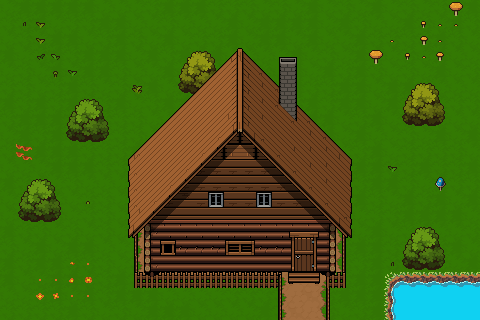

The image is a tile-based game level rendered from a .tmx file. Its description and source (layers, tilesets, objects; grid data summarised) follow:
An orthogonal 30x20 tile map with 16x16 px tiles, 14 tile layers (base-layer, base-layer-1, base-trees-layer, base-trees-layer-1, ...), 7 tilesets and 14 objects (houseleft).

<map version="1.10" tiledversion="1.11.0" orientation="orthogonal" renderorder="right-down" width="30" height="20" tilewidth="16" tileheight="16" infinite="0" nextlayerid="17" nextobjectid="17">
 <tileset firstgid="1" source="../Tilesets/tileset_buildings_roofs.tsx" />
 <tileset firstgid="626" source="../Tilesets/tileset_buildings_walls.tsx" />
 <tileset firstgid="2726" source="../Tilesets/tileset_buildings_props.tsx" />
 <tileset firstgid="3351" source="../Tilesets/tileset_buildings_shadows.tsx" />
 <tileset firstgid="3976" source="../Tilesets/tileset_floors.tsx" />
 <tileset firstgid="4626" source="../Tilesets/tileset_vegetation.tsx" />
 <tileset firstgid="5301" source="../Tilesets/full.tsx" />
 <layer id="8" name="base-layer" width="30" height="20">
  <data>[600 cells, 600 non-empty, 7 distinct tile ids]</data>
 </layer>
 <layer id="10" name="base-layer-1" width="30" height="20">
  <data>[600 cells, 62 non-empty, 28 distinct tile ids]</data>
 </layer>
 <layer id="12" name="base-trees-layer" width="30" height="20">
  <data>[600 cells, 17 non-empty, 8 distinct tile ids]</data>
 </layer>
 <layer id="13" name="base-trees-layer-1" width="30" height="20">
  <properties>
   <property name="drawAfterCharacter" type="bool" value="true" />
  </properties>
  <data>[600 cells, 30 non-empty, 12 distinct tile ids]</data>
 </layer>
 <layer id="11" name="house-fence" width="30" height="20">
  <data>[600 cells, 22 non-empty, 7 distinct tile ids]</data>
 </layer>
 <layer id="1" name="house-lower" width="30" height="20">
  <data>[600 cells, 50 non-empty, 14 distinct tile ids]</data>
 </layer>
 <objectgroup id="16" name="obstacles">
  <object id="1" name="houseleft" x="134.5" y="207" width="146" height="80.5" />
  <object id="3" x="280.909" y="207.091" width="9.81818" height="64.9091" />
  <object id="4" x="291.091" y="207.636" width="55.0909" height="24.5455" />
  <object id="5" x="289.818" y="231.091" width="56.5455" height="20.9091" />
  <object id="6" x="316.545" y="252.364" width="29.0909" height="19.4545" />
  <object id="7" x="326.545" y="272.545" width="18.3636" height="15.2727" />
  <object id="8" x="326.545" y="288.182" width="2.72727" height="31.6364" />
  <object id="10" x="278.364" y="272.182" width="3.27273" height="47.6364" />
  <object id="11" x="388" y="274.333" width="92.3333" height="45.3333" />
  <object id="12" x="401.333" y="256" width="45" height="18" />
  <object id="13" x="401" y="112" width="46" height="14.3333" />
  <object id="14" x="177" y="80.3333" width="46" height="14.3333" />
  <object id="15" x="65" y="128.333" width="45.6667" height="14.3333" />
  <object id="16" x="17" y="208" width="45.6667" height="15" />
 </objectgroup>
 <layer id="14" name="house_upper" width="30" height="20">
  <properties>
   <property name="drawAfterCharacter" type="bool" value="true" />
  </properties>
  <data>[600 cells, 30 non-empty, 5 distinct tile ids]</data>
 </layer>
 <layer id="5" name="house-opening" width="30" height="20">
  <data>[600 cells, 9 non-empty, 9 distinct tile ids]</data>
 </layer>
 <layer id="4" name="house-door" width="30" height="20">
  <data>[600 cells, 8 non-empty, 8 distinct tile ids]</data>
 </layer>
 <layer id="9" name="house-roof-shadow" width="30" height="20">
  <properties>
   <property name="drawAfterCharacter" type="bool" value="true" />
  </properties>
  <data>[600 cells, 24 non-empty, 4 distinct tile ids]</data>
 </layer>
 <layer id="3" name="house-roof-layer" width="30" height="20">
  <properties>
   <property name="drawAfterCharacter" type="bool" value="true" />
  </properties>
  <data>[600 cells, 28 non-empty, 4 distinct tile ids]</data>
 </layer>
 <layer id="2" name="house-roof-layer2" width="30" height="20">
  <properties>
   <property name="drawAfterCharacter" type="bool" value="true" />
  </properties>
  <data>[600 cells, 84 non-empty, 23 distinct tile ids]</data>
 </layer>
 <layer id="6" name="house-roof-layer-3" width="30" height="20">
  <properties>
   <property name="drawAfterCharacter" type="bool" value="true" />
  </properties>
  <data>[600 cells, 12 non-empty, 6 distinct tile ids]</data>
 </layer>
 <layer id="7" name="house-roof-layer-4" width="30" height="20">
  <properties>
   <property name="drawAfterCharacter" type="bool" value="true" />
  </properties>
  <data>[600 cells, 5 non-empty, 2 distinct tile ids]</data>
 </layer>
</map>
